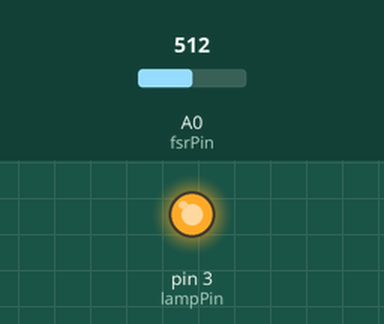
This sketch was run on a simulated Arduino Uno, built with avr-gcc and run on an emulated ATmega328P. On the bench: output pins drawn as LEDs (lit = HIGH). Inputs (shaded band) come from the test bench; at power-on: A0 (fsrPin) = 512. What the sketch prints to the serial monitor is not drawn.

Above: at 0.1 s.
Timing chart, 0 to 1.6 s (numbered marks = the images above):
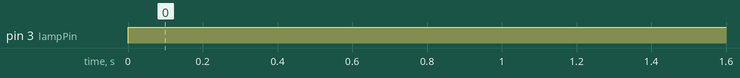

Measured:
- by itself, pin 3 (lampPin): LOW → HIGH at 0.00 s

The sketch:

fsr_yt_sketch.ino
```cpp
/**
 * This is part of the Starbox Arduino project created as part of the AC22006 Physical Computing module.
 * The code below is developed for a force sensitive resistor and a lamp.
 *
 * @authors Group 19 (Sarah Jane Hill, Dominika Piosik, Lorena Weepers, Jamie Burton, Reece Elder)
 * @version 20/03/2018
 */

// Declaration of input pin for a force sensitive resistor (FSR)
int fsrPin = A0;
// Declaration of output pin for a lamp
int lampPin = 3;

// Variable to store the input value from the FSR
int force;

int previousState = 0;  // previous state of the FSR
int currentState = 0;   // current state of the FSR

boolean latchOn = false;  // is the lamp on

void setup()
{
  // Set fsrPin to input and lampPin to output
  pinMode(fsrPin, INPUT);
  pinMode(lampPin, OUTPUT);

  // Set the data rate to 9600 bps for communication between the Arduino and a computer
  Serial.begin(9600);
}

void loop()
{
  // Read in the value from the FSR and print in in Serial Monitor for testing
  force = analogRead(fsrPin);
  Serial.println(force);

  // if force is higher than 40 - the value was determined in testing
  // as there is a small resistance on the FSR when the lamp is on
  if(force > 40)
  {
    currentState = HIGH;  // change the state to HIGH - FSR touched
  }
  else
  {
    currentState = LOW;   // change the state to LOW - FSR not touched
  }

  if(currentState != previousState)   // if the state changed
  {
    if(currentState == HIGH && latchOn == false)    // if the FSR was touched and lamp is off
    {
      digitalWrite(lampPin, HIGH);    // turn lamp on
      latchOn = true;
    }
    else if(currentState == HIGH && latchOn == true)  // if the FSR was touched and lamp in on
    {
      digitalWrite(lampPin, LOW);    // turn lamp off
      latchOn = false;
    }
  }

  delay(100);

  previousState = currentState;   // set previous state to be current state
}
```
